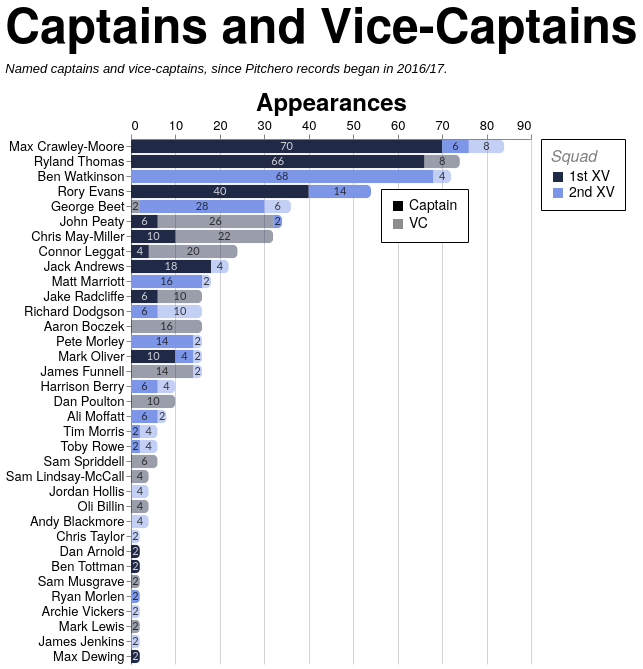

Write the Vega-Lite specification saved for this chart.
### Vega-Lite specification from a JSON file in a GitHub repository (floating-point values rounded to 4 significant figures; data arrays with more than 128 entries replaced by an {"elided": "..."} marker saying what was removed)
{"config": {"axis": {"labelFont": "PT Sans Narrow, Helvetica Neue, Helvetica, Arial, sans-serif", "titleFont": "PT Sans Narrow, Helvetica Neue, Helvetica, Arial, sans-serif", "labelFontSize": 13, "titleFontSize": 24, "gridColor": "#202947", "gridOpacity": 0.2, "zindex": 1}, "text": {"font": "Lato, sans-serif"}, "bar": {"cornerRadiusEnd": 5}, "header": {"labelFont": "PT Sans Narrow, Helvetica Neue, Helvetica, Arial, sans-serif", "titleFont": "PT Sans Narrow, Helvetica Neue, Helvetica, Arial, sans-serif", "labelFontSize": 24, "titleFontSize": 28, "labelFontWeight": "bold", "orient": "left"}, "legend": {"labelFont": "PT Sans Narrow, Helvetica Neue, Helvetica, Arial, sans-serif", "titleFont": "PT Sans Narrow, Helvetica Neue, Helvetica, Arial, sans-serif", "labelFontSize": 14, "titleFontSize": 16, "titlePadding": 5, "fillColor": "white", "strokeColor": "black", "padding": 10, "titleFontWeight": "lighter", "titleFontStyle": "italic", "titleColor": "gray", "offset": 10}, "title": {"font": "PT Sans Narrow, Helvetica Neue, Helvetica, Arial, sans-serif", "fontSize": 48, "fontWeight": "bold", "anchor": "start", "align": "center", "titlePadding": 20, "subtitlePadding": 10, "subtitleFontSize": 13, "subtitleColor": "", "subtitleFontStyle": "italic", "offset": 15, "color": "black"}, "axisX": {"labelAngle": 0}, "facet": {"title": null, "header": null, "align": {"row": "each", "column": "each"}, "spacing": 10}, "resolve": {"scale": {"y": "independent", "facet": "independent"}}, "background": "transparent", "scale": {"offsetBandPaddingOuter": 0.2, "offsetBandPaddingInner": 0.1}, "view": {"stroke": null, "background": "transparent"}}, "layer": [{"mark": {"type": "bar"}, "encoding": {"color": {"field": "squad", "legend": {"labelExpr": "datum.value + ' XV'", "orient": "right", "title": "Squad"}, "scale": {"domain": ["1st", "2nd"], "range": ["#202946", "#7d96e8"]}, "sort": ["1st", "2nd"], "type": "nominal"}, "opacity": {"field": "role", "legend": {"legendX": 250, "legendY": 50, "orient": "none", "title": null}, "scale": {"domain": ["Captain", "VC"], "range": [1.0, 0.45]}, "sort": ["Captain", "VC"], "type": "nominal"}, "order": {"field": "stack_order", "sort": "ascending", "type": "quantitative"}, "tooltip": [{"field": "player", "title": "Player", "type": "nominal"}, {"field": "squad", "title": "Squad", "type": "nominal"}, {"field": "role", "title": "Role", "type": "nominal"}, {"field": "games_agg", "title": "Games", "type": "quantitative"}], "x": {"axis": {"orient": "top", "title": "Appearances"}, "field": "games_agg", "stack": "zero", "type": "quantitative"}, "y": {"field": "player", "sort": {"field": "player_total", "op": "max", "order": "descending"}, "title": null, "type": "nominal"}}, "transform": [{"aggregate": [{"op": "sum", "field": "games", "as": "games_agg"}, {"op": "max", "field": "player_total", "as": "player_total"}], "groupby": ["player", "squad", "role", "stack_order"]}]}, {"mark": {"type": "text", "align": "center", "baseline": "middle", "fontSize": 11, "opacity": 0.8}, "encoding": {"color": {"field": "label_color", "legend": null, "scale": null, "type": "nominal"}, "text": {"field": "games_agg", "format": ".0f", "type": "quantitative"}, "x": {"field": "x_mid", "type": "quantitative"}, "y": {"field": "player", "sort": {"field": "player_total", "op": "max", "order": "descending"}, "title": null, "type": "nominal"}}, "transform": [{"aggregate": [{"op": "sum", "field": "games", "as": "games_agg"}, {"op": "max", "field": "player_total", "as": "player_total"}], "groupby": ["player", "squad", "role", "stack_order"]}, {"groupby": ["player"], "stack": "games_agg", "sort": [{"field": "stack_order", "order": "ascending"}], "as": ["x0", "x1"]}, {"calculate": "(datum.x0 + datum.x1) / 2", "as": "x_mid"}, {"calculate": "datum.squad === '1st' && datum.role === 'Captain' ? '#ffffff' : '#111111'", "as": "label_color"}]}], "data": {"name": "data-a7db2fb22bdf97d084547d7431c09840"}, "height": {"step": 15}, "title": {"text": "Captains and Vice-Captains", "subtitle": "Named captains and vice-captains, since Pitchero records began in 2016/17."}, "transform": [{"joinaggregate": [{"op": "sum", "field": "games", "as": "player_total"}], "groupby": ["player"]}], "width": 400, "$schema": "https://vega.github.io/schema/vega-lite/v5.20.1.json", "datasets": {"data-a7db2fb22bdf97d084547d7431c09840": {"elided": "197 records"}}}
